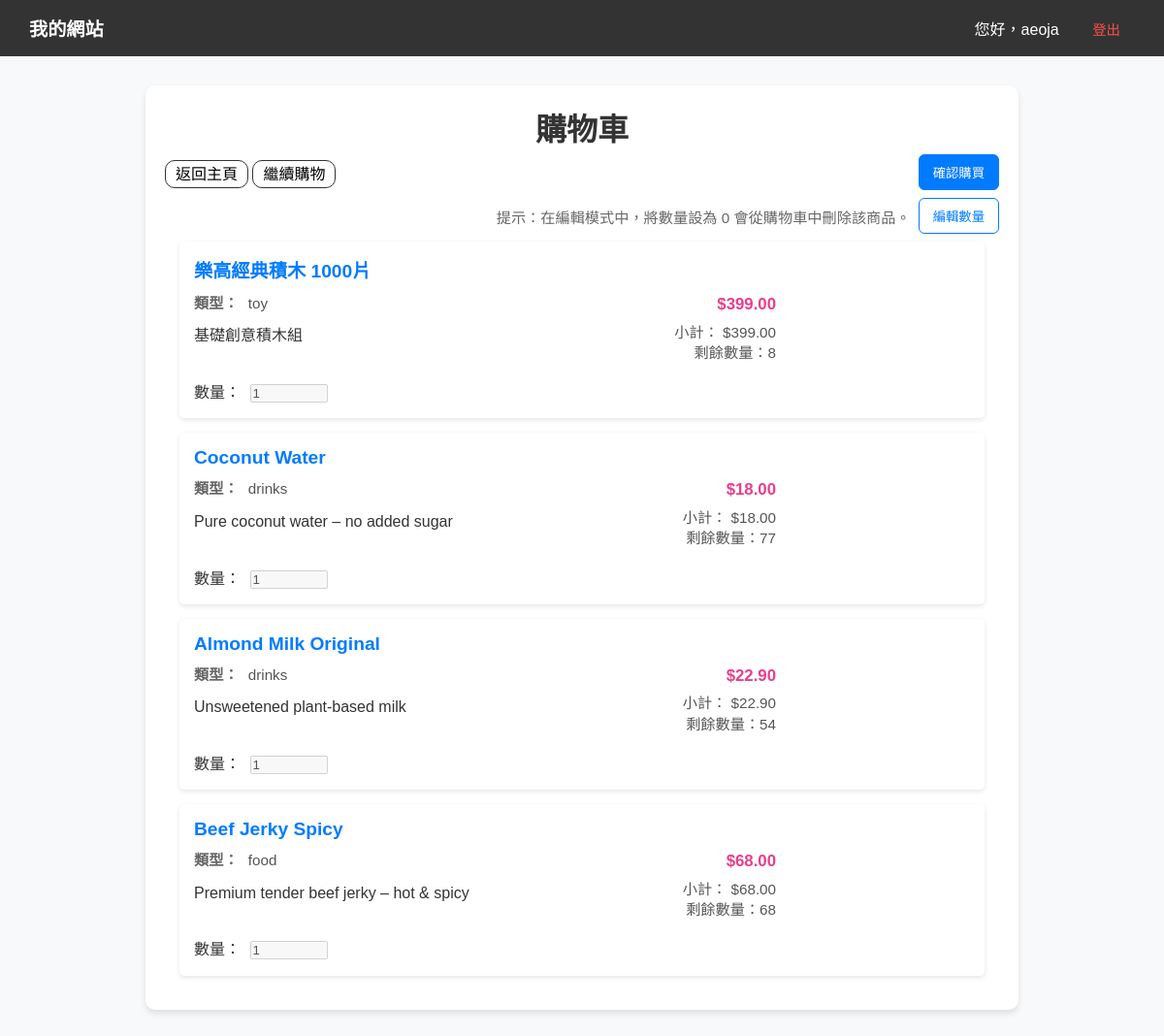
The page /show_cart.php (signed in) on the database its author committed.
### tables this page shows
CREATE TABLE `cart` (
  `cart_id` bigint(20) UNSIGNED NOT NULL COMMENT '購物車項目唯一編號',
  `member_id` int(10) UNSIGNED NOT NULL COMMENT '會員帳號',
  `product_id` int(11) UNSIGNED NOT NULL COMMENT '商品編號（參考 products 表）',
  `snapshot_name` varchar(100) NOT NULL COMMENT '加入時的商品名稱',
  `snapshot_price` decimal(10,2) NOT NULL COMMENT '加入時的價格',
  `snapshot_description` text DEFAULT NULL COMMENT '加入時的描述（可選）',
  `snapshot_type` enum('drinks','food','toy','e-things') NOT NULL COMMENT '加入時的類型',
  `qty` int(11) UNSIGNED NOT NULL DEFAULT 1 COMMENT '數量',
  `created_at` datetime DEFAULT current_timestamp() COMMENT '加入時間',
  `updated_at` datetime DEFAULT current_timestamp() ON UPDATE current_timestamp() COMMENT '最後修改時間'
);

CREATE TABLE `products` (
  `product_id` int(11) UNSIGNED NOT NULL,
  `product_name` varchar(100) NOT NULL,
  `type` enum('drinks','food','toy','e-things') NOT NULL,
  `supplier` varchar(80) DEFAULT NULL,
  `description` text DEFAULT NULL,
  `price` decimal(10,2) NOT NULL,
  `qty` int(11) UNSIGNED NOT NULL DEFAULT 1 COMMENT 'Stock level of product',
  `updated_at` datetime DEFAULT current_timestamp() ON UPDATE current_timestamp(),
  `created_at` datetime DEFAULT current_timestamp()
);

### connect.php (called while the page is built, shortened)
<?php
$servername = "localhost";
$username = "root";
$password = "";
$db_name = "223_group_project";
$conn = new mysqli($servername, $username, $password, $db_name);
function safeQuery($sql, $types = null, $params = []) {
    global $conn;
    $stmt = $conn->prepare($sql);
    $response = new stdClass();
    $fullSql = $sql;
    if ($types && !empty($params)) {
        $indexedParams = array_values($params);
        foreach ($indexedParams as $val) {
            if (is_null($val)) {
                $valueToShow = 'NULL';
            } elseif (is_string($val)) {
                $valueToShow = "'" . $conn->real_escape_string($val) . "'";
            } else {
                $valueToShow = $val;
            }
            $pos = strpos($fullSql, '?');
            if ($pos !== false) {
                $fullSql = substr_replace($fullSql, $valueToShow, $pos, 1);
            }
        }
    }
    $response->executed_sql = $fullSql;
    if ($types && !empty($params)) {
        $stmt->bind_param($types, ...$params);
    }
    $response->success = $stmt->execute();
    $response->affected_rows = $stmt->affected_rows;
    $response->insert_id = $stmt->insert_id;
    $response->error = $stmt->error;
    $result = $stmt->get_result();
    $response->result = $result;
    return $response;
}
?>

### show_cart.php (the view, shortened to what this page needs)
<?php
require_once('connect.php');
$memberID = $_SESSION['member_id'];
$cartItems = [];
$sql = 'SELECT c.product_id, c.qty,
       c.snapshot_name AS product_name,
       c.snapshot_price AS price,
       c.snapshot_description AS description,
       c.snapshot_type AS type
FROM cart c
WHERE c.member_id = ?';
$res = safeQuery($sql, 's', [$memberID]);
if ($res->success && $res->result) {
  $cartItems = $res->result->fetch_all(MYSQLI_ASSOC);
}
$stockMap = [];
if (!empty($cartItems)) {
  $ids = array_map(function ($c) {
    return intval($c['product_id']);
  }, $cartItems);
  $ids = array_values(array_unique($ids));
  if (!empty($ids)) {
    $placeholders = implode(',', array_fill(0, count($ids), '?'));
    $types = str_repeat('i', count($ids));
    $resP = safeQuery("SELECT * FROM products WHERE product_id IN ($placeholders)", $types, $ids);
    if ($resP->success && $resP->result) {
      while ($row = $resP->result->fetch_assoc()) {
        $stockMap[intval($row['product_id'])] = $row;
      }
    }
  }
}
?>
<!DOCTYPE html>
<html lang="zh-Hant">
<head>
  <link rel="stylesheet" href="style.css?v=<?php echo filemtime('style.css'); ?>">
</head>
<body>
  <?php require_once 'nav.php'; ?>
  <div class="content">
    <h1>購物車</h1>
    <div style="display:grid; grid-template-columns: auto fit-content(100%); align-items: center; gap: 10px;">
      <div>
        <a href="index.php">返回主頁</a>
        <a href="product_list.php">繼續購物</a>
      </div>
      <button id="confirmPurchaseBtn"
        class="btn primary"
        <?php if (empty($cartItems)): ?>
        style="visibility: hidden; pointer-events: none;"
        <?php endif; ?>>
        確認購買
      </button>
    </div>
    <div style="display:flex; justify-content:flex-end; gap:8px; margin:8px 0;">
      <?php if (!empty($cartItems)): ?>
        <span class="edit-note">提示：在編輯模式中，將數量設為 0 會從購物車中刪除該商品。</span>
        <div id="editToggleArea" class="inline-edit-controls">
          <button id="editModeBtn" class="btn">編輯數量</button>
        </div>
      <?php endif; ?>
    </div>
    <form id="editCartForm" method="post" action="show_cart.php">
      <div class="product-list">
        <?php if (empty($cartItems)): ?>
          <h2 style="text-align: center;">購物車是空的。</h2>
        <?php else: ?>
          <ul>
            <?php foreach ($cartItems as $item): ?>
              <?php
              $pid = intval($item['product_id']);
              $current = $stockMap[$pid] ?? null;
              $max = ($current !== null && isset($current['qty'])) ? intval($current['qty']) : null;
              $snapName = $item['product_name'];
              $curName = $current['product_name'] ?? null;
              $snapPrice = floatval($item['price']);
              $curPrice = isset($current['price']) ? floatval($current['price']) : null;
              $snapType = $item['type'];
              $curType = $current['type'] ?? null;
              $snapDesc = trim($item['description'] ?? '');
              $curDesc = isset($current['description']) ? trim($current['description']) : null;
              ?>
              <li>
                <div class="product-details">
                  <?php if ($curName !== null && $curName !== $snapName): ?>
                    <strong><del style="color:red;"><?php echo htmlspecialchars($snapName); ?></del> <span style="color:green;"><?php echo htmlspecialchars($curName); ?></span></strong>
                  <?php else: ?>
                    <strong><?php echo htmlspecialchars($snapName); ?></strong>
                  <?php endif; ?>
                  <div class="product-info">
                    <div>
                      <div class="product-row">
                        <div class="meta-left">
                          <div class="product-meta"><span class="meta-label">類型：</span>
                            <?php if ($curType !== null && $curType !== $snapType): ?>
                              <span style="color:red;"><del><?php echo htmlspecialchars($snapType); ?></del></span> <span style="color:green;"><?php echo htmlspecialchars($curType); ?></span>
                            <?php else: ?>
                              <?php echo htmlspecialchars($snapType); ?>
                            <?php endif; ?>
                          </div>
                          <div class="product-desc">
                            <?php if ($curDesc !== null && $curDesc !== $snapDesc): ?>
                              <div style="color:red;"><del><?php echo nl2br(htmlspecialchars($snapDesc)); ?></del></div>
                              <div style="color:green;"><?php echo nl2br(htmlspecialchars($curDesc)); ?></div>
                            <?php else: ?>
                              <?php echo nl2br(htmlspecialchars($snapDesc)); ?>
                            <?php endif; ?>
                          </div>
                        </div>
                        <div class="meta-right">
                          <div class="product-price">
                            <?php if ($curPrice !== null && $curPrice != $snapPrice): ?>
                              $<span style="color:red;"><del><?php echo htmlspecialchars(number_format($snapPrice, 2)); ?></del></span>
                              $<span style="color:green;"><?php echo htmlspecialchars(number_format($curPrice, 2)); ?></span>
                            <?php else: ?>
                              $<?php echo htmlspecialchars(number_format($snapPrice, 2)); ?>
                            <?php endif; ?>
                          </div>
                          <?php
                          $qtyInt = intval($item['qty']);
                          $lineSnap = number_format($snapPrice * $qtyInt, 2);
                          $lineCur = $curPrice !== null ? number_format($curPrice * $qtyInt, 2) : null;
                          ?>
                          <div class="product-meta" style="margin-top:6px;">
                            小計：
                            <?php if ($lineCur !== null && $lineCur !== $lineSnap): ?>
                              $<span style="color:red;"><del><?php echo htmlspecialchars($lineSnap); ?></del></span>
                              $<span style="color:green;"><?php echo htmlspecialchars($lineCur); ?></span>
                            <?php else: ?>
                              $<?php echo htmlspecialchars($lineSnap); ?>
                            <?php endif; ?>
                          </div>
                          <?php if ($max !== null): ?>
                            <div class="product-meta"><?php echo ($max <= 0) ? '<span style="color:red;">售罄</span>' : "剩餘數量：$max"; ?></div>
                          <?php endif; ?>
                        </div>
                      </div>
                    </div>
                    <div class="product-desc" style="grid-column:1 / -1;">數量：
                      <input type="number" name="qty[<?php echo $pid; ?>]" data-productName="<?php echo htmlspecialchars($item['product_name']); ?>" value="<?php echo intval($item['qty']); ?>" min="0" <?php if ($max !== null) echo 'max="' . intval($max) . '"'; ?> disabled style="width:80px; margin-left:6px;">
                    </div>
                  </div>
                </div>
              </li>
            <?php endforeach; ?>
          </ul>
        <?php endif; ?>
      </div>
    </form>
  </div>
</body>
</html>

### style.css (style rules this page uses)
* { margin: 0; padding: 0; box-sizing: border-box; }
body { font-family: "Microsoft JhengHei", Arial, sans-serif; margin: 0; background-color: #f8f9fa; }
.content { max-width: 900px; margin: 30px auto; padding: 20px; background: white; border-radius: 10px; box-shadow: 0 4px 6px rgba(0, 0, 0, 0.1); }
.content a { text-decoration: none; color: inherit; border: #333 solid 1px; border-radius: 10px; padding: 5px 10px; }
h1 { text-align: center; color: #333; margin-bottom: 5px; }
.btn-input,.btn { display:inline-block; padding:8px 14px; border-radius:6px; text-decoration:none; border:1px solid #007BFF; color:#007BFF; background:transparent; cursor:pointer; }
.btn.primary { background:#007BFF; color:#fff; border-color:#007BFF; }
.product-list { max-width:900px; margin:0 auto; padding:0 15px; }
.product-list ul { list-style-type:none; padding:0; margin:0; }
.product-list li { background-color:white; margin-bottom:15px; padding:15px; border-radius:5px; box-shadow:0 2px 5px rgba(0,0,0,0.1); display:flex; justify-content:space-between; align-items:center; }
.product-details { flex:1; }
.product-details strong { font-size:1.2em; color:#007bff; }
.product-info { margin-top:10px; display:grid; grid-template-columns:1fr 180px; gap:12px 20px; align-items:start; line-height:1.4; }
.product-row { display:flex; justify-content:space-between; gap:12px; align-items:flex-start; }
.meta-left { display:flex; flex-direction:column; gap:4px; }
.meta-right { text-align:right; min-width:140px; }
.product-meta { color:#555; font-size:0.95em; }
.meta-label { color:#666; margin-right:6px; font-weight:600; }
.product-price { color:#e83e8c; font-weight:700; font-size:1.05em; }
.product-desc { grid-column:1 / -1; color:#333; margin-top:8px; }
.inline-edit-controls { display:flex; gap:8px; align-items:center; }
html, body { -ms-overflow-style: none; scrollbar-width: none; }

### show_cart.php (style rules this page uses)
.btn { display: inline-block; padding: 8px 14px; border-radius: 6px; text-decoration: none; border: 1px solid #007BFF; color: #007BFF; background: transparent; cursor: pointer; }
.product-list { max-width: 900px; margin: 0 auto; padding: 0 15px; }
.product-list ul { list-style-type: none; padding: 0; }
.product-list li { background-color: white; margin-bottom: 15px; padding: 15px; border-radius: 5px; box-shadow: 0 2px 5px rgba(0, 0, 0, 0.1); display: flex; justify-content: space-between; align-items: center; }
.product-details { flex: 1; }
.product-details strong { font-size: 1.2em; color: #007bff; }
.product-info { margin-top: 10px; display: grid; grid-template-columns: 1fr 180px; gap: 12px 20px; align-items: start; line-height: 1.4; }
.product-row { display: flex; justify-content: space-between; gap: 12px; align-items: flex-start; }
.meta-left { display: flex; flex-direction: column; gap: 4px; }
.meta-right { text-align: right; min-width: 140px; }
.product-meta { color: #555; font-size: 0.95em; }
.meta-label { color: #666; margin-right: 6px; font-weight: 600; }
.product-price { color: #e83e8c; font-weight: 700; font-size: 1.05em; }
.product-desc { grid-column: 1 / -1; color: #333; margin-top: 8px; }
.btn.primary { background: #007BFF; color: #fff; border-color: #007BFF; }
.inline-edit-controls { display: flex; gap: 8px; align-items: center; }
.edit-note { color: #666; font-size: 0.95em; margin-left: 10px; align-self: center; }

### rows shown on the page
cart: snapshot_name "樂高經典積木 1000片", snapshot_type "toy", snapshot_description "基礎創意積木組", snapshot_price "399.00", product "8", qty "1"
cart: snapshot_name "Coconut Water", snapshot_type "drinks", snapshot_description "Pure coconut water – no added sugar", snapshot_price "18.00", product.qty "77", qty "1"
cart: snapshot_name "Almond Milk Original", snapshot_type "drinks", snapshot_description "Unsweetened plant-based milk", snapshot_price "22.90", product.qty "54", qty "1"
cart: snapshot_name "Beef Jerky Spicy", snapshot_type "food", snapshot_description "Premium tender beef jerky – hot & spicy", snapshot_price "68.00", product.qty "68", qty "1"

### other values the page prints
$username "aeoja"
